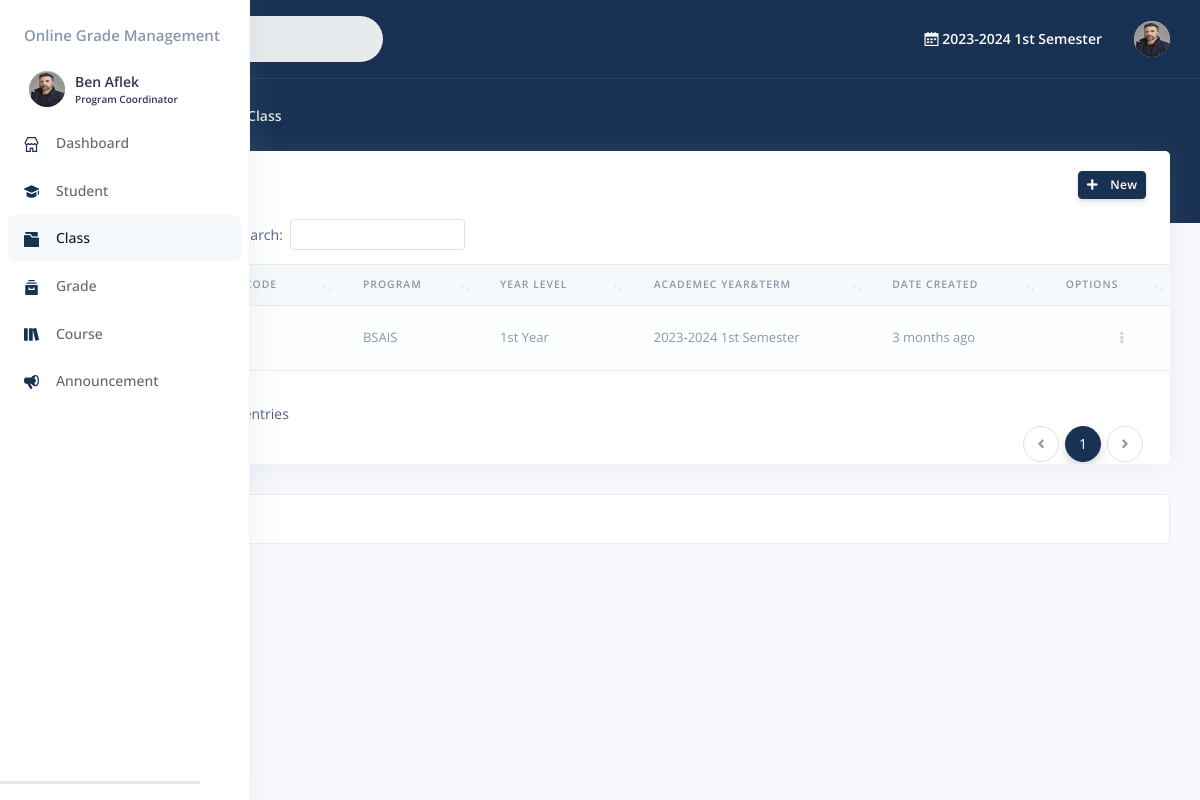
Screenshot of /trash/faculty/class.php (signed in) with the database file from the repository.
### tables this page shows
CREATE TABLE `staff` (
  `id` int(11) NOT NULL,
  `user_id` int(11) DEFAULT NULL,
  `username` text NOT NULL,
  `institute_id` int(11) DEFAULT NULL,
  `position_id` int(11) NOT NULL,
  `created_on` datetime NOT NULL
);

CREATE TABLE `user` (
  `id` int(11) NOT NULL,
  `type` text NOT NULL,
  `username` text NOT NULL,
  `password` text NOT NULL,
  `firstname` text NOT NULL,
  `middlename` text DEFAULT NULL,
  `lastname` text NOT NULL,
  `gender` text DEFAULT NULL,
  `birthdate` date DEFAULT NULL,
  `address` text DEFAULT NULL,
  `phone_no` text DEFAULT NULL,
  `profileImage` text DEFAULT NULL,
  `isPasswordChanged` int(11) NOT NULL,
  `status` int(11) NOT NULL,
  `updated_on` datetime DEFAULT NULL,
  `created_on` datetime NOT NULL
);

CREATE TABLE `period` (
  `id` int(22) NOT NULL,
  `year` text NOT NULL,
  `term` int(11) NOT NULL,
  `status` int(11) NOT NULL,
  `updated_on` datetime DEFAULT NULL,
  `created_on` datetime NOT NULL
);

CREATE TABLE `class` (
  `id` int(20) NOT NULL,
  `class_code` text NOT NULL,
  `institute_id` int(20) DEFAULT NULL,
  `program_id` int(20) NOT NULL,
  `level` int(11) NOT NULL,
  `period_id` int(11) NOT NULL,
  `slot` int(22) DEFAULT NULL,
  `isSet` int(11) NOT NULL,
  `updated_on` datetime DEFAULT NULL,
  `created_on` datetime NOT NULL
);

CREATE TABLE `program` (
  `id` int(20) NOT NULL,
  `name` text NOT NULL,
  `description` text NOT NULL,
  `institute_id` int(20) NOT NULL,
  `updated_on` datetime NOT NULL,
  `created_on` datetime NOT NULL
);

### trash/faculty/class.php (the view, shortened to what the rows shown need)
<?php
	include("include/session.php");
	include("include/header.php");
	?>
	</head>
	<?php
		include("include/sidebar.php");
	?>
	<div class="main-content" id="panel">
		<?php
		include("include/topnav.php");
		?>
			<div class="container-fluid mt--6">
				  <div class="row">
					<div class="col">
					<div class="card">
					<div class="table-responsive">
              			<table class="table align-items-center table-flush table-striped" id="datatable-buttons">
                			<thead class="thead-light">
						  <tr>
						  	<th>No.</th>
							<th>Class Code</th>
							<th>Program</th>
							<th>Year Level</th>
							<th>Academec Year&Term</th>
							<th>Date Created</th>
							<th>Options</th>
						  </tr>
						</thead>
						<tbody>
							<?php
							try{
								$cnt=0;
								$sql = "SELECT *,`class`.`id` AS `class_id`,
								`program`.`name` AS `program_name`,
								`program`.`id` AS `program_id`,
								`period`.`id` AS `period_id`,
								`period`.`year` AS `period_year`,
								`period`.`term` AS `period_term`
								FROM `class`
								INNER JOIN `program` ON `program`.`id` = `class`.`program_id`
								INNER JOIN `period` ON `period`.`id` = `class`.`period_id`
								WHERE `program`.`institute_id`='".$user['institute_id']."'
								";
								$query = $con->query($sql);
								while ($row = $query->fetch(PDO::FETCH_ASSOC)) {
									$cnt++;
							?>
						  <tr>
						  	<td class="text-muted"><?php echo ''.$cnt;?></td>
							<td class="table-user">
								<b>
							  </b>
							</td>
							<td>
								<span class="text-muted">
									<?php
										$description = isset($row['program_name']) ? htmlspecialchars(short_text($row['program_name']), ENT_QUOTES, 'UTF-8') : '';
										echo $description;
									?>
								</span>
							</td>
							<td>
								<span class="text-muted">
									<?php
										if($row['level']=='1'){
											echo "1st Year";
										}
									?>
								</span>
							</td>
							<td>
								<span class="text-muted">
									<?php
										$year = isset($row['period_year']) ? htmlspecialchars(short_text($row['period_year']), ENT_QUOTES, 'UTF-8') : '';
										if($row['period_term']=='1'){
											$term='1st Semester';
										}
										echo $year.' '.$term;
									?>
								</span>
							</td>
							<td>
							  <span class="text-muted">
								<?php
							  		$created_on = isset($row['created_on']) ? htmlspecialchars(created_on($row['created_on']), ENT_QUOTES, 'UTF-8') : '';
							  		echo $created_on;
							  	?>
							  </span>
							</td>
							<td class="text-right">
								<?php
									if($user['position_id']=='2'){
								?>
							  <div class="dropdown">
								<a class="btn btn-sm btn-icon-only text-light" href="#" role="button" data-toggle="dropdown" aria-haspopup="true" aria-expanded="false">
								  <i class="fas fa-ellipsis-v"></i>
								</a>
							  </div>
							  <?php
									} else if($user['position_id']=='3'){
										echo '<button type="button" onclick="'."location.href='course_view.php'".'" class="btn btn-primary btn-sm"><i class="fa fa-eye"></i> View</button>';
									}
							  ?>
							</td>
						  </tr>
						  <?php  }
							}catch(Exception $e){
								$_SESSION['error']='Something went wrong in accessing scholarship program data.';
							}?>
						</tbody>
					  </table>
					</div>
				</div>
			</div>
		</div>
        </div>
      </div>
</body>
</html>

### trash/faculty/include/sidebar.php (shortened to what the rows shown need)
<body>
  <?php
    include '../include/conn.php';
    include("include/session.php");
  ?>
  <nav class="sidenav navbar navbar-vertical fixed-left navbar-expand-xs navbar-light bg-white text-white" id="sidenav-main">
    <div class="scrollbar-inner">
      <div class="sidenav-header d-flex align-items-center">
          <div class="navbar-brand sidebar-user text-left">
            <a href="profile.php">
            <span class="avatar avatar-sm rounded-circle" >
              <?php $userphoto = $user['profileImage'];
                if ($userphoto == "") :
              ?>
              <img src="img/profile.png" alt="Image placeholder">
              <?php else : ?>
                <img alt="Image placeholder" src="img/<?php echo htmlentities($userphoto); ?>" style="width:40px;height:35px;border-radius:50%;">
              <?php endif; ?>
            </span>
            <span>
              <h5 class=" m-0 text-sm  font-weight-bold">
                <?php echo  htmlentities($user['firstname'].' '.$user['lastname']);  ?>
              </h5>
              <h6 class="text-overflow m-0" data-toggle="tooltip" data-placement="left" title="User">
                <?php
                if($user['position_id']=='2'){
                  $position="Program Coordinator";
                }else if($user['position_id']=='3'){
                  $position="Teacher";
                }
                echo htmlentities($position);  ?>
              </h6>
            </span>
            </a>
          </div>
      </div>
      <br>
    </div>
  </nav>

### trash/faculty/include/topnav.php (shortened to what the rows shown need)
<?php
  include '../include/conn.php';
	include("include/session.php");
?>
  <nav class="navbar navbar-top navbar-expand navbar-dark bg-primary border-bottom">
    <div class="container-fluid">
      <div class="collapse navbar-collapse" id="navbarSupportedContent">
        <ul class="navbar-nav align-items-center ml-md-auto">
          <li class="nav-item dropdown">
            <p class="nav-link mb-0 text-sm  font-weight-bold text-white" href="#">
              <i class="ni ni-calendar-grid-58"></i>
              <?php
                try {
                    $query = "SELECT * FROM `period` WHERE `status` = '1' LIMIT 1";
                    $stmt = $con->prepare($query);
                    $stmt->execute();
                    $result = $stmt->fetch(PDO::FETCH_ASSOC);
                    if ($result) {
                        echo $result['year'] . " ";
                        if ($result['term'] == '1') {
                            echo "1st Semester";
                        } else if ($result['term'] == '2') {
                            echo "2nd Semester";
                        } else if ($result['term'] == '3') {
                            echo "Summer";
                        } else {
                            echo "Unknown Term";
                        }
                    } else {
                        echo "No active period found.";
                    }
                } catch (PDOException $e) {
                    echo "Error: " . $e->getMessage();
                }
              ?>
            </p>
          </li>
        </ul>
        <ul class="navbar-nav align-items-center ml-auto ml-md-0">
          <li class="nav-item dropdown">
            <a class="nav-link pr-0" href="#" role="button" data-toggle="dropdown" aria-haspopup="true" aria-expanded="false">
              <div class="media align-items-center">
                  <span class="avatar avatar-sm rounded-circle">
                    <?php $userphoto = $user['profileImage'];
                    if ($userphoto == "") :
                    ?>
                      <img src="img/profile.png" alt="Image placeholder">
                    <?php else : ?>
                      <img alt="Image placeholder" src="img/<?php echo htmlentities($userphoto); ?>" style="width:40px;height:35px;border-radius:50%;">
                    <?php endif; ?>
                  </span>
              </div>
            </a>
          </li>
        </ul>
      </div>
    </div>
  </nav>

### rows the page displays
staff: user.profileImage (picture), user.firstname+lastname "Ben Aflek", position "Program Coordinator"
period: year "2023-2024"
class: program.name "BSAIS", level "1st Year", period.year "2023-2024", period.term "1st Semester", period.created_on "3 months ago"
